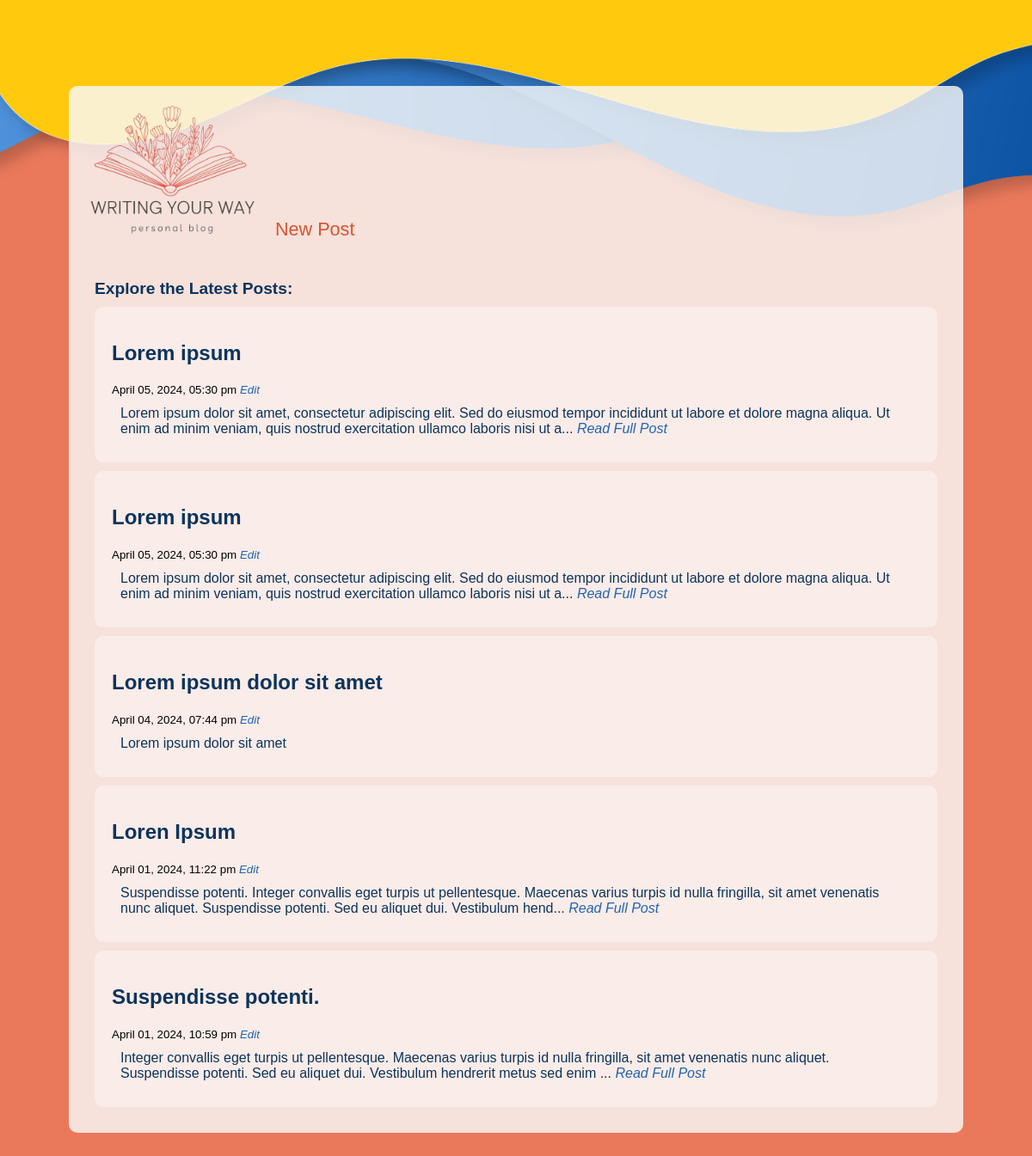
The page / on the database its author committed.
### tables this page shows
CREATE TABLE `blog` (
  `id` int(11) NOT NULL,
  `date` timestamp NOT NULL DEFAULT current_timestamp(),
  `contentBlog` text NOT NULL,
  `title` varchar(30) NOT NULL
);

### index.php (the view, shortened to what this page needs)
<?php
require ('connect.php');
$query = "SELECT id, title, contentBlog, date FROM blog ORDER BY date DESC LIMIT 5";
$statement = $db->query($query);
?>
<!DOCTYPE html>
<html lang="en">
<head>
    <link rel="stylesheet" href="main.css">
</head>
<body>
    <div class='wrapper'>
        <header>
            <a href="index.php"><img src="images/Nicole_Blog_Logo.png" alt="Logo" class="logo"></a>
            <nav>
                <ul>
                    <li><a href="create.php">New Post</a></li>
                </ul>
            </nav>
        </header>
        <h1> Explore the Latest Posts: </h1>
        <?php if ($statement->rowCount() > 0): ?>
            <?php while ($row = $statement->fetch(PDO::FETCH_ASSOC)): ?>
                <div class='blog_post'>
                    <h2><a href='post.php?id=<?= $row['id'] ?>'>
                            <?= $row['title'] ?>
                        </a> </h2>
                    <small>
                        <?php $date = strtotime($row['date']);
                        $dateFormated = date('F d, Y, h:i a', $date); ?>
                        <?= $dateFormated ?>
                        <a href='edit.php?id=<?= $row['id'] ?>'>Edit</a>
                    </small>
                    <p>
                        <?php
                        $limitedcontent = strlen($row['contentBlog']) > 200 ? substr($row['contentBlog'], 0, 200) . '...' : $row['contentBlog'];
                        echo $limitedcontent;
                        ?>
                        <?php if (strlen($row['contentBlog']) > 200): ?>
                            <a href='post.php?id=<?= $row['id'] ?>'>Read Full Post</a>
                        <?php endif; ?>
                    </p>
                </div>
            <?php endwhile; ?>
        <?php else: ?>
            <p> No posts yet. Be the first to share your thoughts and experiences! </p>
        <?php endif; ?>
    </div>
</body>
</html>

### main.css (style rules this page uses)
body { margin: 0; font-family: "Carrois Gothic", sans-serif; background-color: #ea795b; background-image: url("images/AdobeStock_398531256.png"); background-size: 100%; background-repeat: no-repeat; background-position: top; }
.logo { width: 200px; height: auto; }
div.wrapper { margin: 100px auto; max-width: 1000px; padding: 20px; border-radius: 10px; background-color: rgba(250, 250, 250, 0.806); }
div.blog_post { background-color: rgba(255, 255, 255, 0.35); padding: 20px; border-radius: 10px; margin: 10px; }
h1 { margin: 10px; color: #0c345c; font-weight: 600; font-size: larger; }
p { margin: 10px; color: #0c345c; }
p a, small a { color: #2164b0; font-style: italic; }
small { font-size: smaller; }
header { display: flex; align-items: baseline; }
nav a { text-decoration: none; font-size: larger; color: #d55532; }
nav ul { list-style-type: none; display: flex; align-items: baseline; margin: 20px; padding: 0; }
nav li { margin-right: 10px; padding: 15px 0; font-size: large; font-weight: 300; transition: background-color 0.3s; }
a { text-decoration: none; color: #0c345c; }

### rows shown on the page
blog: title "Lorem ipsum", date "April 05, 2024, 05:30 pm", contentBlog "Lorem ipsum dolor sit amet, consectetur adipiscing elit. Sed do eiusmod tempor incididunt ut labore et dolore magna aliqua. Ut enim ad minim veniam, quis nostrud exercitation ullamco laboris nisi ut a..."
blog: title "Lorem ipsum", date "April 05, 2024, 05:30 pm", contentBlog "Lorem ipsum dolor sit amet, consectetur adipiscing elit. Sed do eiusmod tempor incididunt ut labore et dolore magna aliqua. Ut enim ad minim veniam, quis nostrud exercitation ullamco laboris nisi ut a..."
blog: title "Lorem ipsum dolor sit amet", date "April 04, 2024, 07:44 pm", contentBlog "Lorem ipsum dolor sit amet"
blog: title "Loren Ipsum", date "April 01, 2024, 11:22 pm", contentBlog "Suspendisse potenti. Integer convallis eget turpis ut pellentesque. Maecenas varius turpis id nulla fringilla, sit amet venenatis nunc aliquet. Suspendisse potenti. Sed eu aliquet dui. Vestibulum hend..."
blog: title "Suspendisse potenti.", date "April 01, 2024, 10:59 pm", contentBlog "Integer convallis eget turpis ut pellentesque. Maecenas varius turpis id nulla fringilla, sit amet venenatis nunc aliquet. Suspendisse potenti. Sed eu aliquet dui. Vestibulum hendrerit metus sed enim ..."
